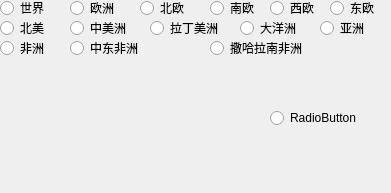
         <widget class="QWidget" name="page_22">
          <property name="geometry">
           <rect>
            <x>0</x>
            <y>0</y>
            <width>391</width>
            <height>193</height>
           </rect>
          </property>
          <attribute name="label">
           <string>国际</string>
          </attribute>
          <widget class="QRadioButton" name="radioButton_193">
           <property name="geometry">
            <rect>
             <x>0</x>
             <y>0</y>
             <width>61</width>
             <height>16</height>
            </rect>
           </property>
           <property name="text">
            <string>世界</string>
           </property>
          </widget>
          <widget class="QRadioButton" name="radioButton_194">
           <property name="geometry">
            <rect>
             <x>70</x>
             <y>0</y>
             <width>61</width>
             <height>16</height>
            </rect>
           </property>
           <property name="text">
            <string>欧洲</string>
           </property>
          </widget>
          <widget class="QRadioButton" name="radioButton_195">
           <property name="geometry">
            <rect>
             <x>140</x>
             <y>0</y>
             <width>61</width>
             <height>16</height>
            </rect>
           </property>
           <property name="text">
            <string>北欧</string>
           </property>
          </widget>
          <widget class="QRadioButton" name="radioButton_196">
           <property name="geometry">
            <rect>
             <x>210</x>
             <y>0</y>
             <width>61</width>
             <height>16</height>
            </rect>
           </property>
           <property name="text">
            <string>南欧</string>
           </property>
          </widget>
          <widget class="QRadioButton" name="radioButton_197">
           <property name="geometry">
            <rect>
             <x>270</x>
             <y>0</y>
             <width>61</width>
             <height>16</height>
            </rect>
           </property>
           <property name="text">
            <string>西欧</string>
           </property>
          </widget>
          <widget class="QRadioButton" name="radioButton_198">
           <property name="geometry">
            <rect>
             <x>330</x>
             <y>0</y>
             <width>61</width>
             <height>16</height>
            </rect>
           </property>
           <property name="text">
            <string>东欧</string>
           </property>
          </widget>
          <widget class="QRadioButton" name="radioButton_199">
           <property name="geometry">
            <rect>
             <x>0</x>
             <y>20</y>
             <width>61</width>
             <height>16</height>
            </rect>
           </property>
           <property name="text">
            <string>北美</string>
           </property>
          </widget>
          <widget class="QRadioButton" name="radioButton_200">
           <property name="geometry">
            <rect>
             <x>70</x>
             <y>20</y>
             <width>89</width>
             <height>16</height>
            </rect>
           </property>
           <property name="text">
            <string>中美洲</string>
           </property>
          </widget>
          <widget class="QRadioButton" name="radioButton_201">
           <property name="geometry">
            <rect>
             <x>150</x>
             <y>20</y>
             <width>91</width>
             <height>16</height>
            </rect>
           </property>
           <property name="text">
            <string>拉丁美洲</string>
           </property>
          </widget>
          <widget class="QRadioButton" name="radioButton_202">
           <property name="geometry">
            <rect>
             <x>240</x>
             <y>20</y>
             <width>81</width>
             <height>16</height>
            </rect>
           </property>
           <property name="text">
            <string>大洋洲</string>
           </property>
          </widget>
          <widget class="QRadioButton" name="radioButton_203">
           <property name="geometry">
            <rect>
             <x>320</x>
             <y>20</y>
             <width>61</width>
             <height>16</height>
            </rect>
           </property>
           <property name="text">
            <string>亚洲</string>
           </property>
          </widget>
          <widget class="QRadioButton" name="radioButton_204">
           <property name="geometry">
            <rect>
             <x>0</x>
             <y>40</y>
             <width>61</width>
             <height>16</height>
            </rect>
           </property>
           <property name="text">
            <string>非洲</string>
           </property>
          </widget>
          <widget class="QRadioButton" name="radioButton_205">
           <property name="geometry">
            <rect>
             <x>70</x>
             <y>40</y>
             <width>91</width>
             <height>16</height>
            </rect>
           </property>
           <property name="text">
            <string>中东非洲</string>
           </property>
          </widget>
          <widget class="QRadioButton" name="radioButton_206">
           <property name="geometry">
            <rect>
             <x>210</x>
             <y>40</y>
             <width>121</width>
             <height>16</height>
            </rect>
           </property>
           <property name="text">
            <string>撒哈拉南非洲</string>
           </property>
          </widget>
          <widget class="QRadioButton" name="radioButton_207">
           <property name="geometry">
            <rect>
             <x>270</x>
             <y>110</y>
             <width>89</width>
             <height>16</height>
            </rect>
           </property>
           <property name="text">
            <string>RadioButton</string>
           </property>
          </widget>
         </widget>
